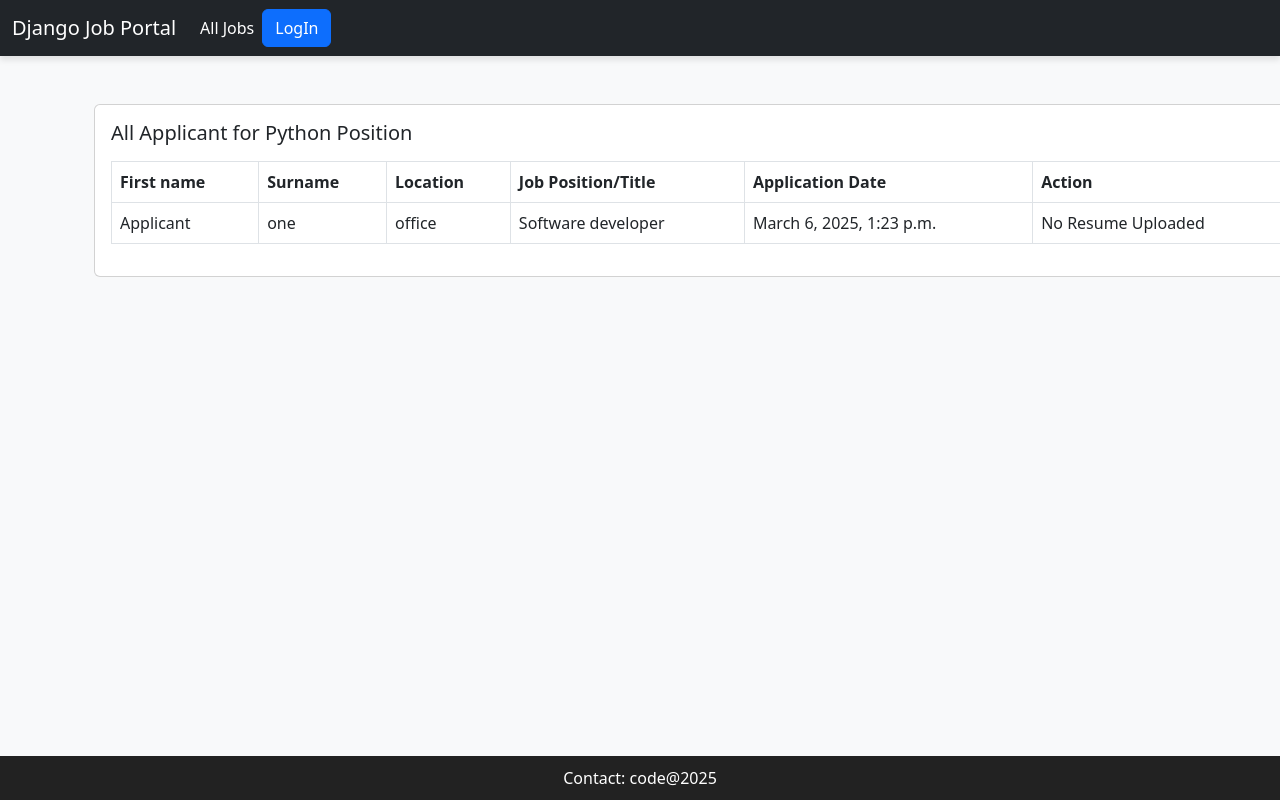
The page /job/all-applicants/1/ on the database its author committed.
### job/models.py (models this page shows, shortened)
class Job(models.Model):
    job_type_choices = (
        ('Remote', 'Remote'),
        ('Onsite', 'Onsite'),
        ('Hybrid', 'Hybrid')
    )
    user = models.ForeignKey(User, on_delete=models.CASCADE)
    company = models.ForeignKey(Company, on_delete=models.CASCADE)
    title = models.CharField(max_length=100)
    location = models.CharField(max_length=100)
    salary = models.PositiveIntegerField(default=35000)
    requirements = models.TextField()
    ideal_candidate = models.TextField()
    is_available = models.BooleanField(default=False)
    timestamp = models.DateTimeField(auto_now_add=True)
    industry = models.ForeignKey(Industry, on_delete=models.DO_NOTHING, null=True, blank=True)
    job_type = models.CharField(max_length=20, choices=job_type_choices, null=True, blank=True)  # ✅ Fixed here

class ApplyJob(models.Model):
    status_choices = (
        ('Accepted','Accepted'),
        ('Declined','Declined'),
        ('Pending','Pending'),
    )
    user = models.ForeignKey(User, on_delete=models.CASCADE)
    job = models.ForeignKey(Job, on_delete=models.CASCADE)
    timestamp = models.DateTimeField(auto_now_add=True)
    status = models.CharField(max_length=20, choices=status_choices)
    upload_resume = models.FileField(upload_to='resumes/', null=True, blank=True)

### users/models.py (models this page shows)
class User(AbstractUser):
    email = models.EmailField(unique=True)
    is_recruiter = models.BooleanField(default=False)
    is_applicant = models.BooleanField(default=False)
    has_resume =  models.BooleanField(default=False)
    has_company = models.BooleanField(default=False)
    USERNAME_FIELD = "email"
    REQUIRED_FIELDS = []

### resume/models.py (models this page shows, shortened)
class Resume(models.Model):
    user = models.OneToOneField(User, on_delete=models.CASCADE)
    first_name = models.CharField(max_length=100, null=True, blank=True)
    surname = models.CharField(max_length=100, null=True, blank=True)
    location = models.CharField(max_length=100, null=True, blank=True)
    job_title = models.CharField(max_length=100, null=True, blank=True)
    upload_resume = models.FileField(upload_to='resume', null=True, blank=True)

### job/views.py (the view)
# urls.py: path('all-applicants/<int:pk>/', views.all_applicants,name='all-applicants'),
def all_applicants(request, pk):
    job = Job.objects.get(pk=pk)
    applicants = job.applyjob_set.select_related("user").all()
    for applicant in applicants:
        if not applicant.upload_resume:
            applicant.upload_resume = None  # Prevent errors if no file exists
    context = {
        'job': job,
        'applicants': applicants
    }
    return render(request, 'job/all_applicant.html', context)

### templates/job/all_applicant.html
{% extends 'base.html' %}
{% block content %}
<div class="container mt-5">
    <div class="card mx-auto" style="width: 76rem;">
        <div class="card-body">
            <h5 class="card-title mb-3">All Applicant for {{job.title}} Position</h5>
            <table class="table table-bordered">
                <thead>
                    <tr>
                        <th scope="col">First name</th>
                        <th scope="col">Surname</th>
                        <th scope="col">Location</th>
                        <th scope="col">Job Position/Title</th>
                        <th scope="col">Application Date</th>
                        <th scope="col">Action</th>
                    </tr>
                </thead>
                <tbody>
                    {% for applicant in applicants %}
                    <tr>
                        <td>{{ applicant.user.resume.first_name }}</td>
                        <td>{{ applicant.user.resume.surname }}</td>
                        <td>{{ applicant.user.resume.location }}</td>
                        <td>{{ applicant.user.resume.job_title }}</td>
                        <td>{{ applicant.timestamp }}</td>
                        <td>
                            {% if applicant.upload_resume %}
                            <a href="{{ applicant.upload_resume.url }}" target="_blank">Download Resume</a>
                            {% else %}
                            <span>No Resume Uploaded</span>
                            {% endif %}
                        </td>
                    </tr>
                    {% empty %}
                    <tr>
                        <td colspan="6" class="text-center">No applicants found</td>
                    </tr>
                    {% endfor %}
                </tbody>
            </table>
        </div>
    </div>
</div>
{% endblock content %}

### templates/base.html (style rules this page uses)
body { background-color: #f8f9fa; }

### rows shown on the page
Job: title "Python"
ApplyJob: user.resume.first_name "Applicant", user.resume.surname "one", user.resume.location "office", user.resume.job_title "Software developer", timestamp "March 6, 2025, 1:23 p.m.", shows "No Resume Uploaded"
